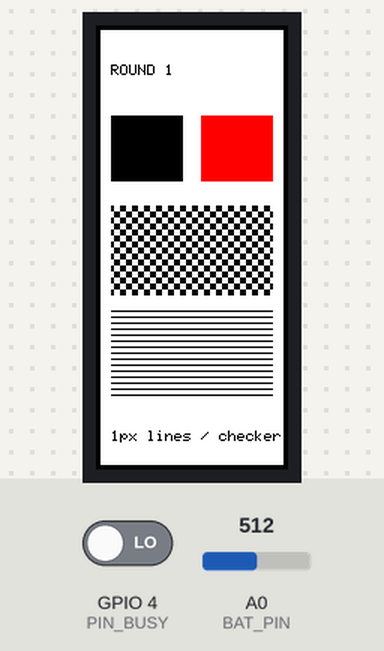
This sketch was run on a simulated ESP8266 (NodeMCU). On the bench: 128×296 colour display. The inputs (shaded band) are chosen by the test bench; at power-on: GPIO 4 (PIN_BUSY) LOW, A0 (BAT_PIN) = 512. What the sketch prints to the serial monitor is not drawn.

Above: at 15.5 s.

The sketch:

epd_3c_clean.ino
```cpp
/*
 * 三色刷新基准测试（单一驱动，排除一切干扰）
 *
 * 目的：搞清「残影/发淡」是电压不够，还是波形根本没走完。
 * 判据：GxEPD2 的 _Update_Full 会打印耗时（微秒）。
 *       - 若接近 27000000 → 打满 full_refresh_time 超时，面板没刷完
 *       - 若接近 19000000 → 真实完成
 *
 * 串口 115200
 */
#define ENABLE_GxEPD2_GFX 1

#include <SPI.h>
#include <GxEPD2_3C.h>

#define PIN_CS   15
#define PIN_DC   0
#define PIN_RST  2
#define PIN_BUSY 4
#define BAT_PIN  A0

GxEPD2_3C<GxEPD2_290_C90c, GxEPD2_290_C90c::HEIGHT>
  display(GxEPD2_290_C90c(PIN_CS, PIN_DC, PIN_RST, PIN_BUSY));

float readVbat()
{
  uint32_t s = 0;
  for (int i = 0; i < 30; i++) s += analogRead(BAT_PIN);
  return (s / 30.0f) * 0.0009765625f * 5.607f;
}

void drawPattern(const char* tag)
{
  display.fillScreen(GxEPD_WHITE);

  // 外框：4px 粗，用来判断边缘是否被完整驱动
  for (int i = 0; i < 3; i++)
    display.drawRect(i, i, display.width() - 2 * i, display.height() - 2 * i, GxEPD_BLACK);

  display.setTextColor(GxEPD_BLACK);
  display.setCursor(10, 26);
  display.print(tag);

  // 黑块 / 红块：三色各占一块，判断两个粒子都动没动
  display.fillRect(10, 60, 48, 44, GxEPD_BLACK);
  display.fillRect(70, 60, 48, 44, GxEPD_RED);

  // 灰度阶梯（只有黑白两色，画棋盘格看对比度是否饱和）
  for (int y = 120; y < 180; y++)
    for (int x = 10; x < 118; x++)
      if (((x / 4) + (y / 4)) % 2 == 0) display.drawPixel(x, y, GxEPD_BLACK);

  // 1px 细线：判断波形是否推到饱和
  for (int y = 190; y < 250; y += 4)
    display.drawFastHLine(10, y, 108, GxEPD_BLACK);

  display.setCursor(10, 270);
  display.print("1px lines / checker");
}

void fullRefresh(const char* tag)
{
  uint32_t t = millis();
  display.setFullWindow();
  display.firstPage();
  do { drawPattern(tag); } while (display.nextPage());
  uint32_t dt = millis() - t;
  Serial.printf(">>> [%s] %lu ms  (timeout=%d)  heap=%u  vbat=%.2fV\n",
                tag, dt, (int)GxEPD2_290_C90c::full_refresh_time,
                ESP.getFreeHeap(), readVbat());
}

void setup()
{
  Serial.begin(115200);
  delay(400);

  // ★ 关键：不要 ESP.wdtDisable()。
  // core 3.x 里它只关软件看门狗，硬件看门狗照样在 8 秒后硬复位，
  // 而 delay() 不再喂狗 → 刷新到一半被复位 → 面板波形中断 → 画面发淡。
  // 保持看门狗开启，GxEPD2 的 _waitWhileBusy 里用 delay(1)，会自然喂狗。
  ESP.wdtEnable(10000);

  Serial.println();
  Serial.println("===== 3C REFRESH BASELINE =====");
  Serial.printf("raw ADC(A0) = %d   vbat = %.3f V\n", analogRead(BAT_PIN), readVbat());
  if (readVbat() < 1.0f)
    Serial.println("!! A0 读到接近 0，这块板可能没接电池分压，vbat 数据不可信，忽略即可");

  pinMode(PIN_BUSY, INPUT);
  Serial.printf("BUSY idle level  : %d   (C90c 期望 busy=HIGH, 所以空闲应为 0)\n",
                digitalRead(PIN_BUSY));

  Serial.println("init(115200, initial=true, reset=10ms) ...");
  uint32_t t0 = millis();
  display.init(115200, true, 10, false);
  Serial.printf("init done in %lu ms, heap=%u, BUSY=%d\n",
                millis() - t0, ESP.getFreeHeap(), digitalRead(PIN_BUSY));

  for (int r = 1; r <= 2; r++) {
    char tag[16];
    snprintf(tag, sizeof(tag), "ROUND %d", r);
    fullRefresh(tag);
    ESP.wdtFeed();
    delay(2000);
  }

  Serial.println("========== DONE ==========");
  Serial.printf("final heap = %u, raw ADC = %d\n", ESP.getFreeHeap(), analogRead(BAT_PIN));
  Serial.println("看屏幕：黑块纯黑？红块正红？棋盘格黑白分明？1px 线清晰还是糊？");
  display.powerOff();
}

void loop()
{
  delay(30000);
  Serial.printf("idle vbat = %.3f V, heap = %u\n", readVbat(), ESP.getFreeHeap());
}
```
